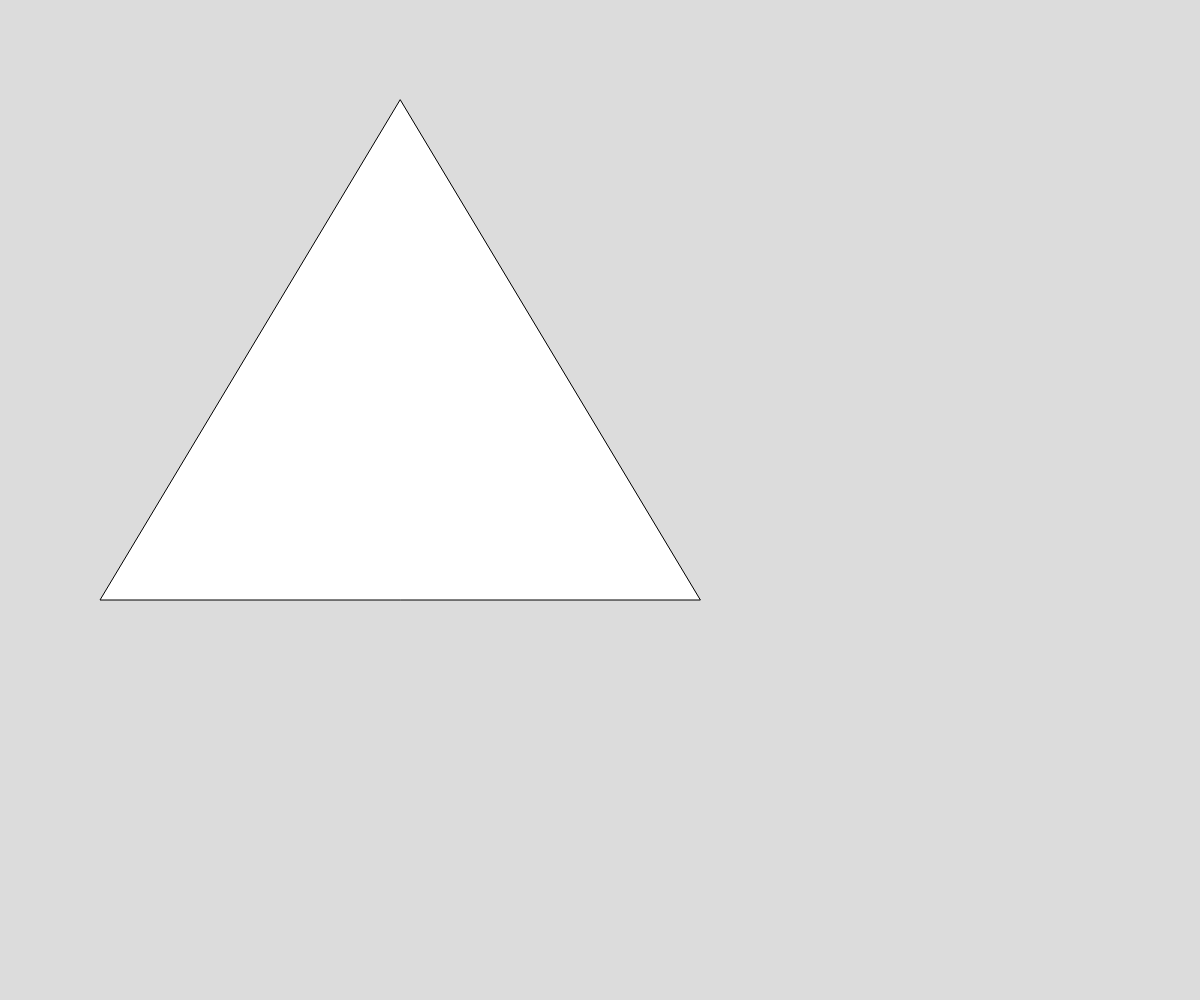
Frame 1 (no input)
Frame 60 (no input): identical to frame 1, image omitted
Frame 120 (the mouse pressed at the canvas centre since frame 60): identical to frame 1, image omitted

The p5.js sketch that drew this single still picture (run headless with seeded random() and noise() and a simulated clock; from frame 60 on, the mouse is pressed at the canvas centre):

// p5.js sketch
// ── sketch.js


let triangleVertices = [
  {x: 400, y: 100},
  {x: 100, y: 600},
  {x: 700, y: 600}

];

let depth = 0;


function setup() {  
  createCanvas(windowWidth, windowHeight);
}

function draw() {
  background(220);
  sierpinski(triangleVertices, depth);
}


function sierpinski(points, level) {
  triangle(points[0].x, points[0].y, points[1].x, points[1].y, points[2].x, points[2].y);

  if (level > 0){
    sierpinski([points[0], getMidpoint(points[0], points[1]), getMidpoint(points[0], points[2])], level - 1);
  }

}


function getMidpoint(point1, point2){
  let midX = (point1.x + point2.x)/2;
  let midY = (point1.y + point2.y)/2;
  return {x: midX, y: midY};
}
